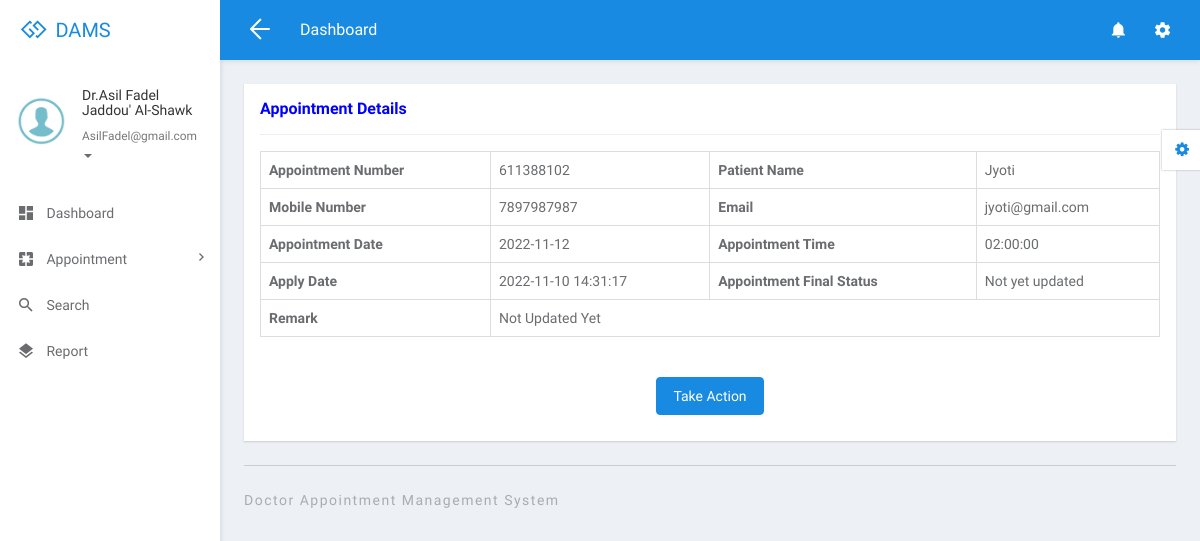
Page /dams/doctor/view-appointment-detail.php?editid=4&&aptid=611388102 (signed in) on the earlier database version.
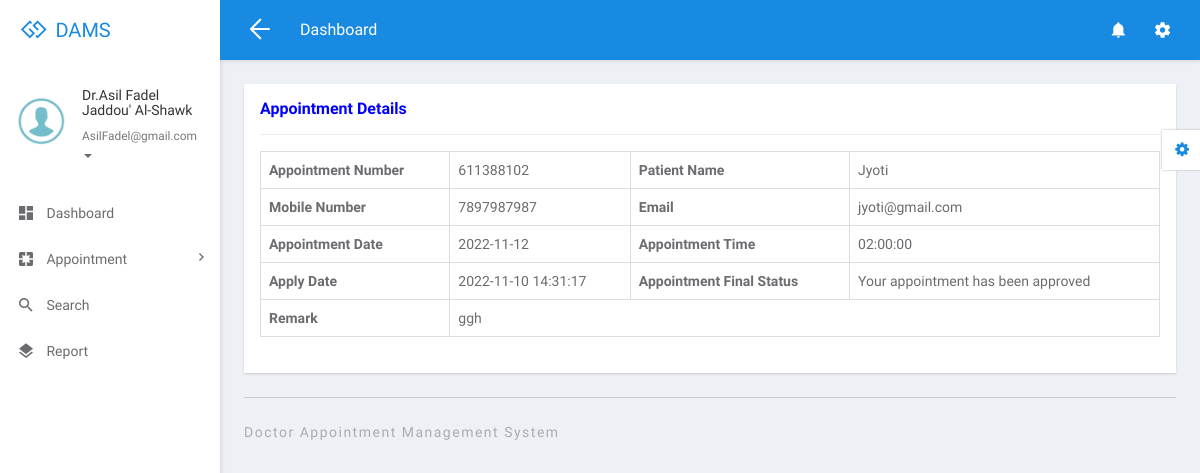
Same page on the later database version.
### tables this page shows
CREATE TABLE `tblappointment` (
  `ID` int(10) NOT NULL,
  `AppointmentNumber` int(10) DEFAULT NULL,
  `Name` varchar(250) DEFAULT NULL,
  `MobileNumber` bigint(20) DEFAULT NULL,
  `Email` varchar(250) DEFAULT NULL,
  `AppointmentDate` date DEFAULT NULL,
  `AppointmentTime` time DEFAULT NULL,
  `Specialization` varchar(250) DEFAULT NULL,
  `Doctor` int(10) DEFAULT NULL,
  `Message` mediumtext DEFAULT NULL,
  `ApplyDate` timestamp NULL DEFAULT current_timestamp(),
  `Remark` varchar(250) DEFAULT NULL,
  `Status` varchar(250) DEFAULT NULL,
  `UpdationDate` timestamp NULL DEFAULT NULL ON UPDATE current_timestamp()
);

### dams/doctor/view-appointment-detail.php (the view, shortened to what this page needs)
<?php
if (strlen($_SESSION['damsid']==0)) {
  header('location:logout.php');
  } else{
  ?>
<!DOCTYPE html>
<html lang="en">
<head>
	<link rel="stylesheet" href="libs/bower/font-awesome/css/font-awesome.min.css">
	<link rel="stylesheet" href="libs/bower/material-design-iconic-font/dist/css/material-design-iconic-font.css">
	<link rel="stylesheet" href="libs/bower/animate.css/animate.min.css">
	<link rel="stylesheet" href="libs/bower/fullcalendar/dist/fullcalendar.min.css">
	<link rel="stylesheet" href="libs/bower/perfect-scrollbar/css/perfect-scrollbar.css">
	<link rel="stylesheet" href="assets/css/bootstrap.css">
	<link rel="stylesheet" href="assets/css/core.css">
	<link rel="stylesheet" href="assets/css/app.css">
</head>
<body class="menubar-left menubar-unfold menubar-light theme-primary">
<?php include_once('includes/header.php');?>
<?php include_once('includes/sidebar.php');?>
<main id="app-main" class="app-main">
  <div class="wrap">
	<section class="app-content">
		<div class="row">
			<div class="col-md-12">
				<div class="widget">
					<header class="widget-header">
						<h4 class="widget-title" style="color: blue">Appointment Details</h4>
					</header>
					<hr class="widget-separator">
					<div class="widget-body">
						<div class="table-responsive">
							<?php
                  $eid=$_GET['editid'];
$sql="SELECT * from tblappointment  where ID=:eid";
$query = $dbh -> prepare($sql);
$query-> bindParam(':eid', $eid, PDO::PARAM_STR);
$query->execute();
$results=$query->fetchAll(PDO::FETCH_OBJ);
$cnt=1;
if($query->rowCount() > 0)
{
foreach($results as $row)
{               ?>
							<table border="1" class="table table-bordered mg-b-0">
                                            <tr>
    <th>Appointment Number</th>
    <td><?php  echo $aptno=($row->AppointmentNumber);?></td>
    <th>Patient Name</th>
    <td><?php  echo $row->Name;?></td>
  </tr>
  <tr>
    <th>Mobile Number</th>
    <td><?php  echo $row->MobileNumber;?></td>
    <th>Email</th>
    <td><?php  echo $row->Email;?></td>
  </tr>
   <tr>
    <th>Appointment Date</th>
    <td><?php  echo $row->AppointmentDate;?></td>
    <th>Appointment Time</th>
    <td><?php  echo $row->AppointmentTime;?></td>
  </tr>
  <tr>
    <th>Apply Date</th>
    <td><?php  echo $row->ApplyDate;?></td>
     <th>Appointment Final Status</th>
    <td colspan="4"> <?php  $status=$row->Status;
if($row->Status=="")
{
  echo "Not yet updated";
}
if($row->Status=="Approved")
{
 echo "Your appointment has been approved";
}
     ;?></td>
  </tr>
   <tr>
<th >Remark</th>
 <?php if($row->Remark==""){ ?>
                     <td colspan="3"><?php echo "Not Updated Yet"; ?></td>
<?php } else { ?>                  <td colspan="3"> <?php  echo htmlentities($row->Remark);?>
                  </td>
                  <?php } ?>
  </tr>
<?php $cnt=$cnt+1;}} ?>
</table>
<br>
<?php
if ($status=="" ){
?>
<p align="center"  style="padding-top: 20px">
 <button class="btn btn-primary waves-effect waves-light w-lg" data-toggle="modal" data-target="#myModal">Take Action</button></p>
<?php } ?>
					</div>
				</div>
			</div>
		</div>
	</section>
</div>
  <?php include_once('includes/footer.php');?>
</main>
<?php include_once('includes/customizer.php');?>
</body>
</html>
<?php }  ?>

Differences in the rows shown:
changed tblappointment "Jyoti": Remark (not shown) → "ggh"; Status "Not yet updated" → "Your appointment has been approved"; no longer shows "Not Updated Yet"
Other differences:
text no longer shown: "Take Action"
